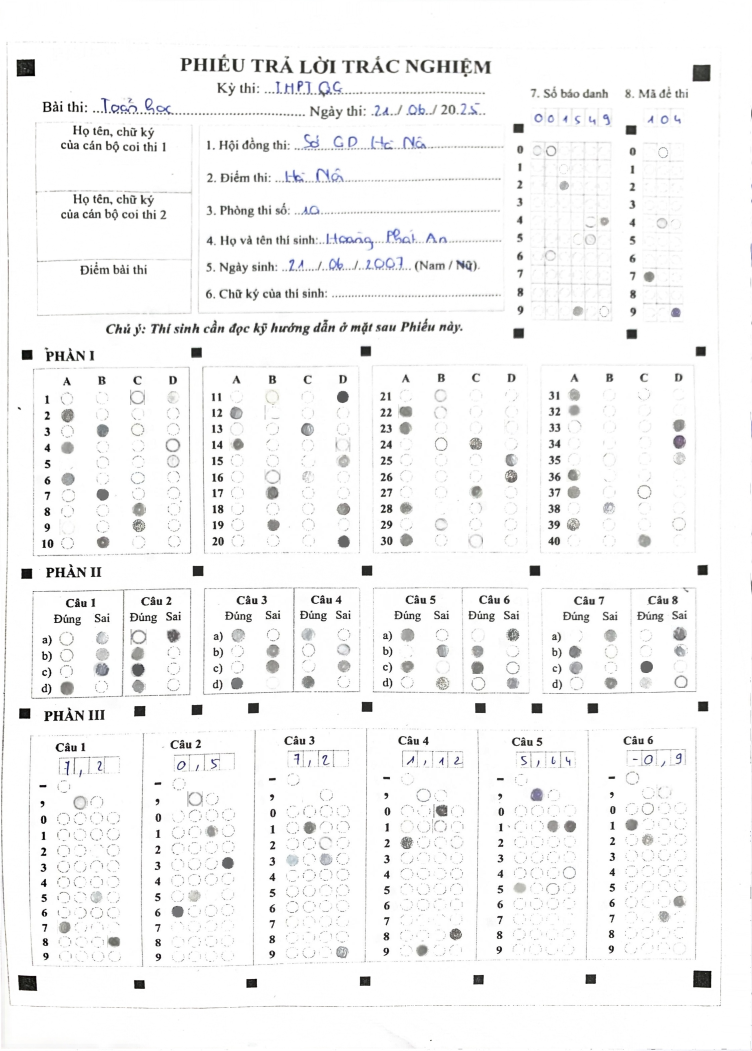
#> input picture IMG_3960_iter_129.jpg, 2255 x 3151 px, found by its file name (shown at 1/3 size)
$ python warppersepctive.py
#> lines starting #> are read from the running program, lines starting #| are printed output that depends on the picture; after the words box and inside, x2 and y2 are one past the last pixel; in counts of white or black regions, pixels touching at a corner belong together
### multichoice_result_processing/image_processing.py
import cv2

def getNails(image_path):
    """
    Detects black squares in a given image and saves the output to a file.

    This function takes an image path, an output image path, and an output text path as input.
    It reads the image, processes it to find the centers of black squares, and saves the results
    in both an annotated image and a text file in YOLOv8 format.

    The coordinates of each detected square's center are also written beside the corresponding box
    in the annotated image.

    :param image_path: Path to the input image
    :param output_image_path: Path to the annotated output image
    :param output_txt_path: Path to the output text file
    :return: List of centers of the black squares in YOLOv8 format
    """
    image = cv2.imread(image_path)
    gray = cv2.cvtColor(image, cv2.COLOR_BGR2GRAY)
    gray = cv2.GaussianBlur(gray, (5, 5), 0)

    # Threshold the grayscale image
    _, thresh = cv2.threshold(gray, 128, 255, cv2.THRESH_BINARY_INV)

    # Find contours in the thresholded image
    contours, _ = cv2.findContours(thresh, cv2.RETR_EXTERNAL, cv2.CHAIN_APPROX_SIMPLE)

    centers = []
    image_height, image_width = image.shape[:2]

    for contour in contours:
        # Approximate the contour to a polygon
        epsilon = 0.03 * cv2.arcLength(contour, True)
        approx = cv2.approxPolyDP(contour, epsilon, True)

        # Check if the polygon is a quadrilateral
        if len(approx) == 4:
            x, y, w, h = cv2.boundingRect(approx)
            aspect_ratio = w / float(h)

            # Ensure it's a square and of a reasonable size
            if 0.7 < aspect_ratio < 1.25 and w > 12 and h > 12:
                roi = thresh[y:y+h, x:x+w]
                black_pixels = cv2.countNonZero(roi)
                total_pixels = w * h
                fill_ratio = black_pixels / total_pixels

                # Check if the square is mostly filled
                if fill_ratio > 0.9:
                    M = cv2.moments(contour)
                    if M["m00"] != 0:
                        center_x = int(M["m10"] / M["m00"])
                        center_y = int(M["m01"] / M["m00"])

                        # Convert to YOLOv8 format
                        yolov8_x = center_x / image_width
                        yolov8_y = center_y / image_height

                        centers.append((yolov8_x, yolov8_y))

                        # Annotate the image
                        cv2.circle(image, (center_x, center_y), 5, (0, 0, 255), -1)
                        cv2.rectangle(image, (x, y), (x + w, y + h), (0, 255, 0), 2)

                        # Write coordinates beside the black box (Black text color)
                        coordinate_text = f"({yolov8_x:.4f}, {yolov8_y:.4f})"
                        cv2.putText(image, coordinate_text, (center_x + 10, center_y - 10),
                                    cv2.FONT_HERSHEY_SIMPLEX, 0.5, (0, 0, 0), 1, cv2.LINE_AA)

    # [10 lines of commented-out code are left out]
    return centers

### multichoice_result_processing/grid_info.py
# bubble_detection.py
from sklearn.cluster import DBSCAN
import numpy as np
from bubble_classify import sort_to_convex_quadrilateral
def getDotsbetween(centers, dot1, dot2, axis=1):
    """
    Finds all dots with coordinates between the values of two given dots along a specified axis.

    :param centers: List of all points in the format [(x, y), ...]
    :param dot1: The first reference dot as (x, y)
    :param dot2: The second reference dot as (x, y)
    :param axis: The axis to filter by ('x' or 'y')
    :return: List of dots with coordinates between dot1 and dot2 on the specified axis
    """
    if axis not in (0, 1):
        raise ValueError("Invalid axis. Choose 'x' or 'y'.")

    # Extract the values for the chosen axis
    coord1, coord2 = dot1[axis], dot2[axis]

    # Determine the range (min and max values on the chosen axis)
    coord_min, coord_max = min(coord1, coord2)-0.002, max(coord1, coord2)+0.002

    # Filter points with coordinates within the range on the chosen axis
    dots_in_range = [
        point for point in centers if coord_min <= point[axis] <= coord_max
    ]

    return dots_in_range
def linearForwardDot(dotA,dotB,k=0.56):
    """
    Linear forward a dot with the start from A

    :param dotA: the first dot a tupple of (x,y)
    :param dotB: the second dot
    :param k: define the scale
    :return a tupple (x,y)
    """
    newdot = (
    k*(dotB[0] - dotA[0]) + dotA[0],  # x-coordinate
    k*(dotB[1] - dotA[1]) + dotA[1]   # y-coordinate
    )
    return newdot

def flattenMatrix(matrix):
    """
    Flattens a matrix of tuples (x, y) into a single list of tuples.

    :param matrix: A 2D list (matrix) where each element is a tuple (x, y)
    :return: A flattened list of tuples
    """
    return [item for row in matrix for item in row]

def getGridmatrix(centers):
    """
    Finds the 5 points with the highest x values, sorts them by y values,
    and draws lines sequentially between consecutive points.

    Appends leftover points from centers (not in dots_matrix) to dots_matrix,
    with specific conditions for inclusion based on y-values.

    :param centers: List of center coordinates in YOLOv8 format [(x, y), ...]
    :return: Dots matrix containing points between drawn lines and leftover points
    """
    if len(centers) < 2:
        print("Not enough points to draw lines.")
        return []

    # Find the 5 points with the highest and lowest x values
    top_5_x_max = sorted(centers, key=lambda p: p[0], reverse=True)[:5]
    top_5_x_min = sorted(centers, key=lambda p: p[0])[:5]

    # Sort the points by their y values
    top_5_x_max_sorted_by_y = sorted(top_5_x_max, key=lambda p: p[1])
    top_5_x_min_sorted_by_y = sorted(top_5_x_min, key=lambda p: p[1])

    # Initialize the matrix to store dots found between pairs
    dots_matrix = []

    # Draw lines sequentially between the sorted points
    for i in range(len(top_5_x_max_sorted_by_y) - 1):
        point1 = top_5_x_max_sorted_by_y[i]
        point2 = top_5_x_max_sorted_by_y[i + 1]

    for i in range(len(top_5_x_min_sorted_by_y) - 1):
        point1 = top_5_x_min_sorted_by_y[i]
        point2 = top_5_x_min_sorted_by_y[i + 1]

    for i in range(len(top_5_x_min_sorted_by_y)):
        point1 = top_5_x_min_sorted_by_y[i]
        point2 = top_5_x_max_sorted_by_y[i]
        # Find dots between these two points
        # Sort from lowest x to highest
        dots_between = sorted(getDotsbetween(centers, point1, point2, 1), key=lambda p: p[0])
        # Add to the matrix
        dots_matrix.append(dots_between)

    # Complement the lost dot by vector trick
    dots_buffer = (0, 0)
    dots_matrix[1].append(dots_buffer)
    dots_matrix[1][4] = dots_matrix[1][3]

    dots_matrix[1][3] = (
        dots_matrix[1][4][0] - dots_matrix[2][4][0] + dots_matrix[2][3][0],  # x-coordinate
        dots_matrix[1][4][1] - dots_matrix[2][4][1] + dots_matrix[2][3][1]   # y-coordinate
    )

    # Get leftover points not in dots_matrix
    used_points = {tuple(dot) for row in dots_matrix for dot in row}
    leftover_points = [point for point in centers if tuple(point) not in used_points]

    # Sort leftover points by y-values
    leftover_sorted_by_y = sorted(leftover_points, key=lambda p: p[1])

    # Get the smallest and second smallest y-value points
    smallest_and_second_smallest_y = leftover_sorted_by_y[:2] if len(leftover_sorted_by_y) >= 2 else []
    print("The smallest_and second smallest",smallest_and_second_smallest_y)
    # Find 2 nearest points to any point with y < dots_matrix[1][0]
    reference_y = dots_matrix[1][0][1]
    smaller_y_points = [point for point in leftover_points if point[1] < reference_y]
    nearest_points = sorted(smaller_y_points, key=lambda p: abs(p[1] - reference_y))[:2]
    print("nearest point is",nearest_points)
    # Append the specific leftover points to the matrix
    dots_matrix.append(smallest_and_second_smallest_y)
    dots_matrix[5].append(nearest_points[0])
    dots_matrix[5].append(nearest_points[1])
    print("The dotmatrix5 is ",dots_matrix[5])
    return dots_matrix

def getExtractsections(matrix_dots):
    # Initialize 'sections' as a 4x6 2D list
    sections = [[None for _ in range(8)] for _ in range(4)]  # Creates a 4x6 list filled with None
    # Assign values to the sections
    sections[0][0] = sort_to_convex_quadrilateral(matrix_dots[5])
    sections[0][1] = sort_to_convex_quadrilateral((matrix_dots[0][1], matrix_dots[1][4], sections[0][0][1], sections[0][0][2]))
    sections[1][0] = sort_to_convex_quadrilateral((matrix_dots[1][0], matrix_dots[1][1], matrix_dots[2][0], matrix_dots[2][1]))
    sections[1][1] = sort_to_convex_quadrilateral((matrix_dots[1][1], matrix_dots[1][2], matrix_dots[2][1], matrix_dots[2][2]))
    sections[1][2] = sort_to_convex_quadrilateral((matrix_dots[1][2], matrix_dots[1][3], matrix_dots[2][2], matrix_dots[2][3]))
    sections[1][3] = sort_to_convex_quadrilateral((matrix_dots[1][3], matrix_dots[1][4], matrix_dots[2][3], matrix_dots[2][4]))
    sections[2][0] = sort_to_convex_quadrilateral((matrix_dots[2][0], linearForwardDot(matrix_dots[2][0],matrix_dots[2][1]),
                                                   matrix_dots[3][0],linearForwardDot(matrix_dots[3][0],matrix_dots[3][1])))
    sections[2][1] = sort_to_convex_quadrilateral((matrix_dots[2][1], linearForwardDot(matrix_dots[2][0],matrix_dots[2][1]),
                                                   matrix_dots[3][2],linearForwardDot(matrix_dots[3][0],matrix_dots[3][2])))

    sections[2][2] = sort_to_convex_quadrilateral((matrix_dots[2][1], linearForwardDot(matrix_dots[2][1],matrix_dots[2][2]),
                                                   matrix_dots[3][2],linearForwardDot(matrix_dots[3][2],matrix_dots[3][4])))
    sections[2][3] = sort_to_convex_quadrilateral((matrix_dots[2][2], linearForwardDot(matrix_dots[2][1],matrix_dots[2][2]),
                                                   matrix_dots[3][4],linearForwardDot(matrix_dots[3][2],matrix_dots[3][4])))

    sections[2][4] = sort_to_convex_quadrilateral((matrix_dots[2][2], linearForwardDot(matrix_dots[2][2],matrix_dots[2][3]),
                                                   matrix_dots[3][4],linearForwardDot(matrix_dots[3][4],matrix_dots[3][6])))
    sections[2][5] = sort_to_convex_quadrilateral((matrix_dots[2][3], linearForwardDot(matrix_dots[2][2],matrix_dots[2][3]),
                                                   matrix_dots[3][6],linearForwardDot(matrix_dots[3][4],matrix_dots[3][6])))

    sections[2][6] = sort_to_convex_quadrilateral((matrix_dots[2][3], linearForwardDot(matrix_dots[2][3],matrix_dots[2][4]),
                                                   matrix_dots[3][6],linearForwardDot(matrix_dots[3][6],matrix_dots[3][8])))
    sections[2][7] = sort_to_convex_quadrilateral((matrix_dots[2][4], linearForwardDot(matrix_dots[2][3],matrix_dots[2][4]),
                                                   matrix_dots[3][8],linearForwardDot(matrix_dots[3][6],matrix_dots[3][8])))
    sections[3][0] = sort_to_convex_quadrilateral((matrix_dots[3][0], matrix_dots[4][0], matrix_dots[3][1], matrix_dots[4][1]))
    sections[3][1] = sort_to_convex_quadrilateral((matrix_dots[3][1], matrix_dots[4][1], matrix_dots[3][3], matrix_dots[4][2]))
    sections[3][2] = sort_to_convex_quadrilateral((matrix_dots[3][3], matrix_dots[4][2], matrix_dots[3][4], matrix_dots[4][3]))
    sections[3][3] = sort_to_convex_quadrilateral((matrix_dots[3][4], matrix_dots[4][3], matrix_dots[3][5], matrix_dots[4][4]))
    sections[3][4] = sort_to_convex_quadrilateral((matrix_dots[3][5], matrix_dots[4][4], matrix_dots[3][7], matrix_dots[4][5]))
    sections[3][5] = sort_to_convex_quadrilateral((matrix_dots[3][7], matrix_dots[4][5], matrix_dots[3][8], matrix_dots[4][6]))

    return sections

# [4 lines that do not run on import are left out]

### multichoice_result_processing/visualization.py
# visualization.py
import cv2
import matplotlib.pyplot as plt
from utilities import generate_random_colors
import random


def drawDots(image_path, dots, output_path="draw_dots.jpg", dot_radius=10,random_color = 0):
    """
    Draws large dots on an image based on YOLOv8 format coordinates with random colors.

    :param image_path: Path to the input image
    :param dots: A list of (x, y) coordinates scaled between 0 and 1
    :param output_path: Path to save the output image with dots drawn
    :param dot_radius: Radius of the dots (default is 10)
    :return: None (saves the output image to `output_path`)
    """
    # Load the image
    image = cv2.imread(image_path)
    if image is None:
        raise FileNotFoundError(f"Image not found at {image_path}")

    height, width, _ = image.shape

    if random_color == 1:
        # Generate a random color in BGR format
        color = (random.randint(0, 255), random.randint(0, 255), random.randint(0, 255))
    else:
        color = (0,0,255)
    # Draw each dot on the image with a random color
    for dot in dots:
        # Convert normalized coordinates to pixel values
        x = int(dot[0] * width)
        y = int(dot[1] * height)

        # Draw a circle (dot) on the image
        cv2.circle(image, (x, y), dot_radius, color, thickness=-1)  # -1 fills the circle

    # Save the output image
    cv2.imwrite(output_path, image)
    print(f"Output image saved at {output_path}")

# [52 lines left out: functions drawClustereddots, visualize_batches, not called in this run]

### multichoice_result_processing/bubble_classify.py
from shapely.geometry import Point, Polygon
import math
import numpy as np
from sklearn.cluster import DBSCAN
from utilities import append_to_file

def sort_to_convex_quadrilateral(dots):
    """
    Sorts a tuple of 4 dots into the order of a convex quadrilateral.

    :param dots: A tuple or list of 4 tuples, each representing (x, y) coordinates of a point
    :return: A list of 4 tuples sorted into a convex quadrilateral order
    """
    if len(dots) != 4:
        raise ValueError("Input must contain exactly 4 dots.")

    # Calculate the centroid of the points
    centroid_x = sum(dot[0] for dot in dots) / 4
    centroid_y = sum(dot[1] for dot in dots) / 4

    # Function to calculate the polar angle of a point relative to the centroid
    def polar_angle(dot):
        x, y = dot
        return math.atan2(y - centroid_y, x - centroid_x)

    # Sort the dots by their polar angle relative to the centroid
    sorted_dots = sorted(dots, key=polar_angle)
    return sorted_dots

class BubbleClassifier:
    def __init__(self, grid_section, dots):
        self.grid_section = grid_section
        self.dots = dots

    # [105 lines left out: functions dots_in_quadrilateral, classify_batches, process_batches_to_file, process_grid_section, not called in this run]

# [32 lines of commented-out code are left out]

### multichoice_result_processing/warppersepctive.py
import cv2
import numpy as np
import image_processing
import grid_info
import visualization

# ------------------------------------------------------------------------------
# Utility Functions
# ------------------------------------------------------------------------------

def yolo_to_pixel(points, img_size):
    """
    Convert YOLOv8 normalized coordinates to pixel coordinates.

    :param points: List of YOLOv8 points [(center_x, center_y, width, height), ...]
    :param img_size: Tuple (image_width, image_height)
    :return: List of points in pixel coordinates [(x1, y1), ...]
    """
    img_w, img_h = img_size
    return [(int(x * img_w), int(y * img_h)) for x, y in points]

def generate_grid_coordinates(start_coord, grid_size, cell_spacing):
    """
    Generate a grid of bounding boxes based on the starting YOLO coordinate.

    :param start_coord: Tuple (center_x, center_y, width, height) of the top-left box (YOLO format)
    :param grid_size: Tuple (rows, cols) indicating the size of the grid (e.g., (6, 10))
    :param cell_spacing: Tuple (x_spacing, y_spacing) indicating spacing between boxes (YOLO format)
    :return: List of bounding boxes in YOLO format [(center_x, center_y, width, height), ...]
    """
    center_x, center_y, width, height = start_coord
    rows, cols = grid_size
    x_spacing, y_spacing = cell_spacing

    grid_coords = []
    for row in range(rows):
        for col in range(cols):
            new_center_x = center_x + col * (width + x_spacing)
            new_center_y = center_y + row * (height + y_spacing)
            grid_coords.append((new_center_x, new_center_y, width, height))

    return grid_coords

# ------------------------------------------------------------------------------
# Perspective Transformation
# ------------------------------------------------------------------------------

def warp_perspective_with_reversed_boxes(image, points_of_interest, yolo_boxes, image_size):
    """
    Warp perspective and calculate transformed boxes on the original image.

    :param image: The original image.
    :param points_of_interest: List of 4 irregular points [(x1, y1), (x2, y2), (x3, y3), (x4, y4)].
    :param yolo_boxes: Target grid points in YOLO format [(center_x, center_y, width, height), ...].
    :param image_size: Tuple (width, height) of the image to determine scaling.
    :return: Transformed boxes matching the original image.
    """
    src_pts = np.array(points_of_interest, dtype="float32")

    img_w, img_h = image_size
    dst_pts = np.array([
        [0, 0],  # Top-left corner
        [img_w - 1, 0],  # Top-right corner
        [img_w - 1, img_h - 1],  # Bottom-right corner
        [0, img_h - 1]  # Bottom-left corner
    ], dtype="float32")

    M = cv2.getPerspectiveTransform(src_pts, dst_pts)
    M_inv = cv2.getPerspectiveTransform(dst_pts, src_pts)  # Inverse matrix

    warped_image = cv2.warpPerspective(image, M, (img_w, img_h))

    # Transform YOLO boxes to pixel coordinates
    transformed_boxes_warped = []
    for box in yolo_boxes:
        box_center_x, box_center_y, box_width, box_height = box
        pixel_x = int(box_center_x * img_w)
        pixel_y = int(box_center_y * img_h)
        pixel_w = int(box_width * img_w)
        pixel_h = int(box_height * img_h)

        transformed_boxes_warped.append((pixel_x, pixel_y, pixel_w, pixel_h))

    # Reverse-transform the box centers to the original image
    transformed_boxes_original = []
    for pixel_x, pixel_y, pixel_w, pixel_h in transformed_boxes_warped:
        point = np.array([[[pixel_x, pixel_y]]], dtype="float32")
        transformed_point = cv2.perspectiveTransform(point, M_inv)

        transformed_boxes_original.append((
            transformed_point[0][0][0],  # Transformed center x
            transformed_point[0][0][1],  # Transformed center y
            pixel_w, pixel_h
        ))

    return warped_image, transformed_boxes_original

# ------------------------------------------------------------------------------
# Main Process - Workflow
# ------------------------------------------------------------------------------

def main():
    # Load the image
    #image_path = 'D:\\4_2_AREAS\\testset1\\testset1\\images\\IMG_3976_iter_0.jpg'
    image_path ="IMG_3960_iter_129.jpg"
    #image_path="IMG_3960_iter_15.jpg"
    image = cv2.imread(image_path)
#> image is the input picture: shape (3151, 2255, 3); mean B, G, R 245.8, 245.7, 245.7
    img_h, img_w, _ = image.shape
    image_size = (img_w, img_h)

    # Get the centers of interest from the image (processing step)
    centers = image_processing.getNails(image_path)
#> in getNails, `_, thresh = cv2.threshold(gray, 128, 255, cv2.THRESH_BINARY_INV)`:
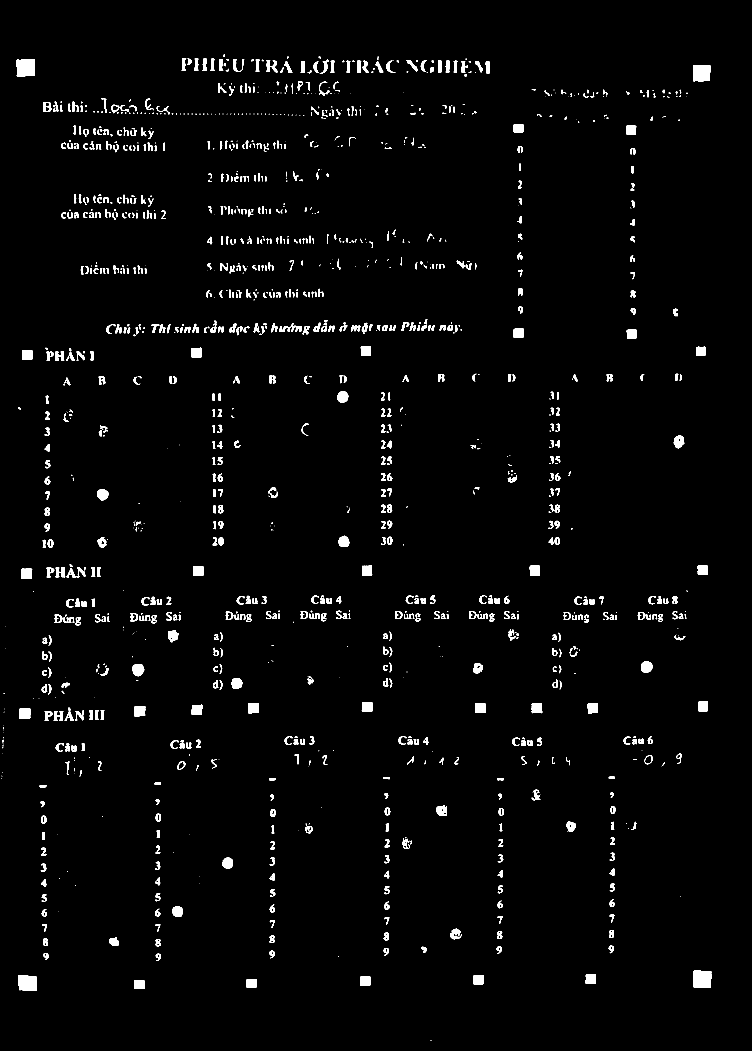
#> thresh: shape (3151, 2255) (shown at 1/3 size); 2.2% white; 1321 white regions (423 under 20 px)
#> in getNails, `contours, _ = cv2.findContours(thresh, cv2.RETR_EXTERNAL, cv2.CHAIN_AP..`: contours = 1321 contours, 509 with area under 20; largest, box (x1, y1, x2, y2) and area: (50, 178, 105, 229) 2566, (2080, 2912, 2134, 2963) 2548, (2079, 195, 2131, 244) 2364, (55, 2926, 111, 2972) 2278, (397, 1993, 433, 2029) 946
#> the loop in getNails, `for contour in contours:` made 1321 passes
#> (epsilon, approx, x, y, w, h, aspect_ratio, black_pixels) on passes 2 to 5: (3.25, [[403, 2941], [404, 2965], [433, 2965], [432, 2941]], 403, 2941, 31, 25, 1.24, 767), (3.28, [[740, 2938], [740, 2962], [770, 2960], [769, 2937]], 740, 2937, 31, 26, 1.19, 782), (3.32, [[1080, 2931], [1080, 2956], [1110, 2955], [1110, 2930]], 1080, 2930, 31, 27, 1.15, 835), (5.87, [[55, 2926], [57, 2969], [110, 2971], [107, 2928]], 55, 2926, 56, 46, 1.22, 2375)
#> pass 2, in getNails, `roi = thresh[y:y+h, x:x+w]`:
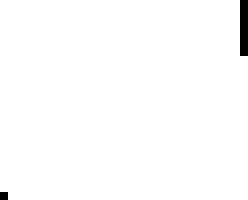
#> roi: shape (25, 31) (shown 8 times larger); 99% white; black in thin lines or dots
#> pass 3, in getNails, `roi = thresh[y:y+h, x:x+w]`:
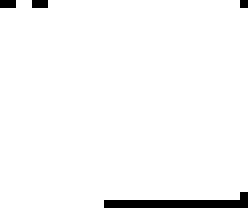
#> roi: shape (26, 31) (shown 8 times larger); 97% white; black in thin lines or dots
#> (the rest of the program and of its run is left out)
